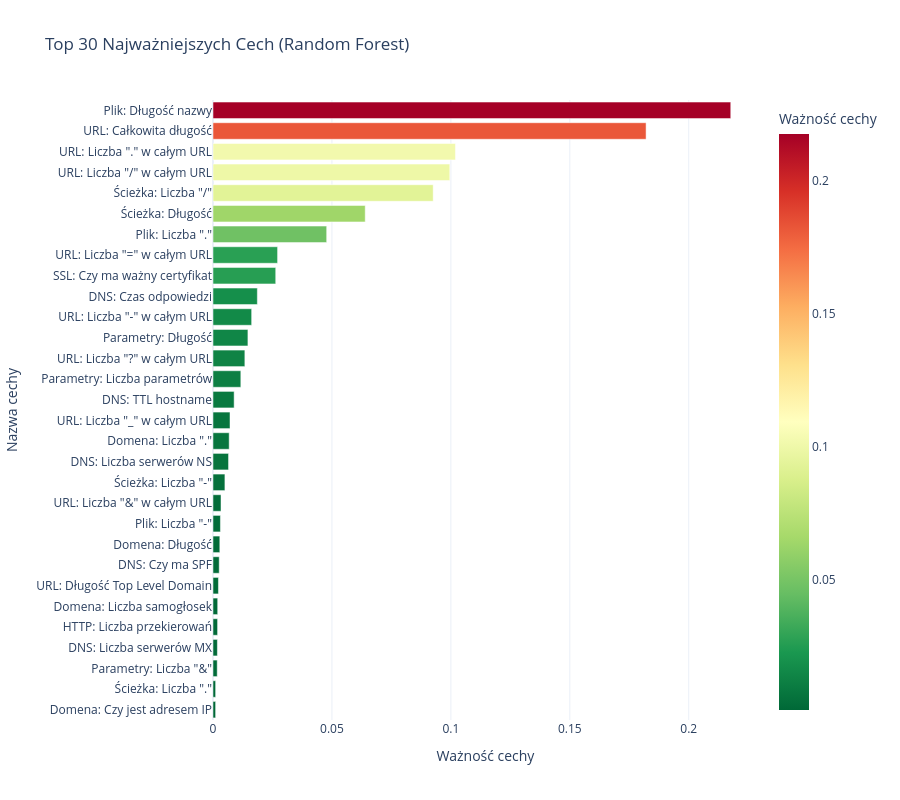

Notebook code for this chart:
### Markdown cell above
## 5. Analiza Ważności Cech (Random Forest)

### Code cell
def calculate_feature_importance(df, n_estimators=100):
    print("=" * 80)
    print("ANALIZA WAŻNOŚCI CECH (RANDOM FOREST)")
    print("=" * 80)

    target_col = df.columns[-1]
    feature_cols = df.select_dtypes(include=[np.number]).columns.drop(target_col)

    X = df[feature_cols]
    y = df[target_col]

    X_train, X_test, y_train, y_test = train_test_split(X, y, test_size=0.3, random_state=42, stratify=y)

    print(f"\n1. TRENOWANIE RANDOM FOREST:")
    print(f"   • Liczba drzew: {n_estimators}")
    print(f"   • Zbiór treningowy: {X_train.shape[0]:,} próbek")
    print(f"   • Zbiór testowy: {X_test.shape[0]:,} próbek")

    rf_model = RandomForestClassifier(n_estimators=n_estimators, random_state=42, n_jobs=-1, max_depth=10)
    rf_model.fit(X_train, y_train)

    train_score = rf_model.score(X_train, y_train)
    test_score = rf_model.score(X_test, y_test)
    print(f"\n   • Dokładność na zbiorze treningowym: {train_score:.4f}")
    print(f"\n   • Dokładność na zbiorze testowym: {test_score:.4f}")

    print("\n2. WAŻNOŚĆ CECH:")
    importances = rf_model.feature_importances_
    feature_importance_df = pd.DataFrame({
        'Cecha': feature_cols,
        'Ważność': importances
    }).sort_values('Ważność', ascending=False)

    print("\nTop 20 Najważniejszych Cech:")
    top_20_importance = feature_importance_df.head(20).copy()
    top_20_importance['Cecha'] = top_20_importance['Cecha'].apply(get_readable_name)
    print(top_20_importance.to_string(index=False))

    top_30_importance = feature_importance_df.head(30).sort_values('Ważność', ascending=True).copy()
    top_30_importance['Cecha'] = top_30_importance['Cecha'].apply(get_readable_name)

    fig = px.bar(
        top_30_importance,
        x='Ważność',
        y='Cecha',
        orientation='h',
        title='Top 30 Najważniejszych Cech (Random Forest)',
        labels={'Ważność': 'Ważność cechy', 'Cecha': 'Nazwa cechy'},
        color='Ważność',
        color_continuous_scale='RdYlGn_r'
    )
    fig.update_layout(height=800, yaxis={'categoryorder': 'total ascending'})
    fig.write_html(f'{html_dir}/feature_importance.html')
    fig.write_image(f'{png_dir}/feature_importance.png', scale=2)
    fig.show()

    feature_importance_df.to_csv(f'{csv_dir}/feature_importance.csv', index=False)
    print(f"\n✓ Ważność cech zapisana do: {csv_dir}/feature_importance.csv")
    print(f"✓ Wizualizacja zapisana do: {png_dir}/feature_importance.png")

    return feature_importance_df

feature_importance = calculate_feature_importance(df_clean)

### Figure 1 — Plotly figure (JSON) as saved in the notebook; plotly's stock layout.template omitted (floating-point values rounded to 4 significant figures)
{"data": [{"hovertemplate": "Ważność cechy=%{marker.color}<br>Nazwa cechy=%{y}<extra></extra>", "legendgroup": "", "marker": {"color": [0.0011, 0.001107, 0.001779, 0.00185, 0.001929, 0.001971, 0.002289, 0.002611, 0.002869, 0.003126, 0.003371, 0.005008, 0.006534, 0.006803, 0.007155, 0.008886, 0.0117, 0.01339, 0.01468, 0.01625, 0.01865, 0.02637, 0.02715, 0.04779, 0.06399, 0.09257, 0.09955, 0.1019, 0.1821, 0.2177], "coloraxis": "coloraxis", "pattern": {"shape": ""}}, "name": "", "orientation": "h", "showlegend": false, "textposition": "auto", "type": "bar", "x": [0.0011, 0.001107, 0.001779, 0.00185, 0.001929, 0.001971, 0.002289, 0.002611, 0.002869, 0.003126, 0.003371, 0.005008, 0.006534, 0.006803, 0.007155, 0.008886, 0.0117, 0.01339, 0.01468, 0.01625, 0.01865, 0.02637, 0.02715, 0.04779, 0.06399, 0.09257, 0.09955, 0.1019, 0.1821, 0.2177], "xaxis": "x", "y": ["Domena: Czy jest adresem IP", "Ścieżka: Liczba \".\"", "Parametry: Liczba \"&\"", "DNS: Liczba serwerów MX", "HTTP: Liczba przekierowań", "Domena: Liczba samogłosek", "URL: Długość Top Level Domain", "DNS: Czy ma SPF", "Domena: Długość", "Plik: Liczba \"-\"", "URL: Liczba \"&\" w całym URL", "Ścieżka: Liczba \"-\"", "DNS: Liczba serwerów NS", "Domena: Liczba \".\"", "URL: Liczba \"_\" w całym URL", "DNS: TTL hostname", "Parametry: Liczba parametrów", "URL: Liczba \"?\" w całym URL", "Parametry: Długość", "URL: Liczba \"-\" w całym URL", "DNS: Czas odpowiedzi", "SSL: Czy ma ważny certyfikat", "URL: Liczba \"=\" w całym URL", "Plik: Liczba \".\"", "Ścieżka: Długość", "Ścieżka: Liczba \"/\"", "URL: Liczba \"/\" w całym URL", "URL: Liczba \".\" w całym URL", "URL: Całkowita długość", "Plik: Długość nazwy"], "yaxis": "y"}], "layout": {"barmode": "relative", "coloraxis": {"colorbar": {"title": {"text": "Ważność cechy"}}, "colorscale": [[0, "rgb(0,104,55)"], [0.1, "rgb(26,152,80)"], [0.2, "rgb(102,189,99)"], [0.3, "rgb(166,217,106)"], [0.4, "rgb(217,239,139)"], [0.5, "rgb(255,255,191)"], [0.6, "rgb(254,224,139)"], [0.7, "rgb(253,174,97)"], [0.8, "rgb(244,109,67)"], [0.9, "rgb(215,48,39)"], [1, "rgb(165,0,38)"]]}, "height": 800, "legend": {"tracegroupgap": 0}, "title": {"text": "Top 30 Najważniejszych Cech (Random Forest)"}, "xaxis": {"anchor": "y", "domain": [0, 1], "title": {"text": "Ważność cechy"}}, "yaxis": {"anchor": "x", "categoryorder": "total ascending", "domain": [0, 1], "title": {"text": "Nazwa cechy"}}}}
